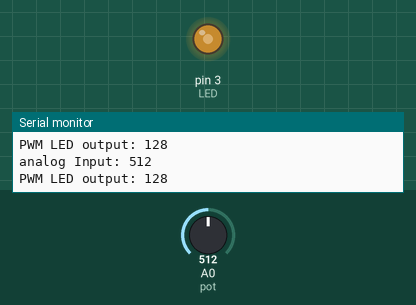
A sketch run on a simulated Arduino Uno, built with avr-gcc and run on an emulated ATmega328P. On the bench: output pins drawn as LEDs (lit = HIGH), the last lines printed to the serial monitor. The test bench sets the inputs (shaded band); at power-on: A0 (pot) = 512.

Above: at 1.2 s.
1.3 s: A0 (pot) set to 416
At 2.2 s:
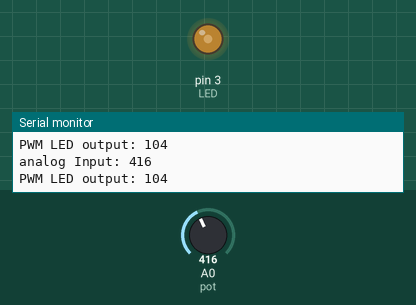
2.8 s: A0 (pot) set to 385
At 3.1 s:
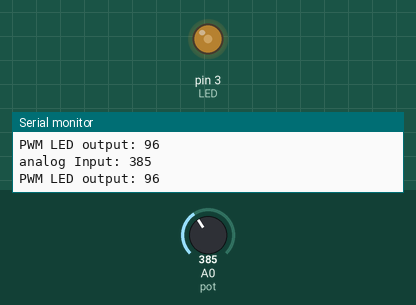
5.8 s: A0 (pot) set to 1023
At 6.8 s:
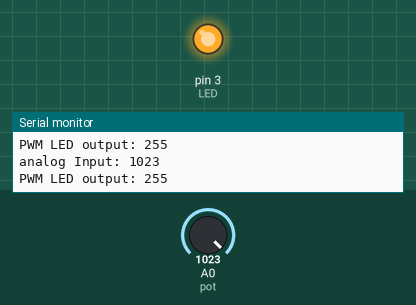
7.3 s: A0 (pot) set to 1010
At 8.0 s:
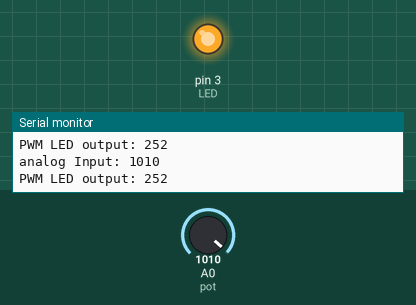
10.3 s: A0 (pot) set to 982
At 10.9 s:
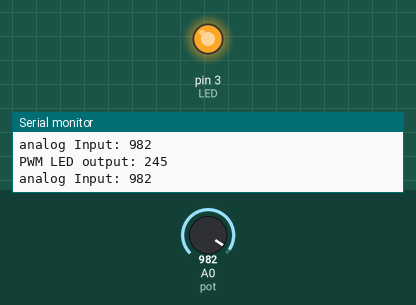
11.8 s: A0 (pot) set to 122
At 13.1 s:
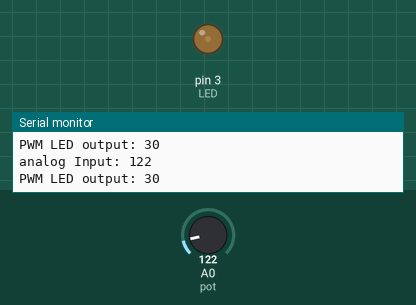
Timing chart, 0 to 14.3 s (numbered marks = the images above; inputs shaded):
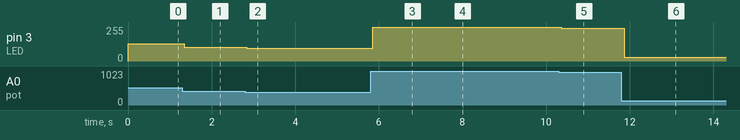

Measured:
- after the input at 1.3 s, pin 3 (LED): 128/255 → 104/255 after 0.05 s
- after the input at 2.8 s, pin 3 (LED): 104/255 → 96/255 at once
- after the input at 5.8 s, pin 3 (LED): 96/255 → 255/255 after 0.05 s
- after the input at 7.3 s, pin 3 (LED): 255/255 → 252/255 after 0.08 s
- after the input at 10.3 s, pin 3 (LED): 252/255 → 245/255 after 0.07 s
- after the input at 11.8 s, pin 3 (LED): 245/255 → 30/255 after 0.06 s

The sketch:

potentiometer_Expreiment.ino
```cpp
int pot = A0;
int LED = 3;
void setup() {
  pinMode(pot, INPUT);
  pinMode(LED, OUTPUT);
  Serial.begin(9600);
  // put your setup code here, to run once:

}

void loop() {
  int out = analogRead(pot);
  Serial.print("analog Input: ");
  Serial.println(out);
  Serial.print("PWM LED output: ");
  Serial.println(out/4);
  analogWrite(LED, out/4);
  // put your main code here, to run repeatedly:

}
```
